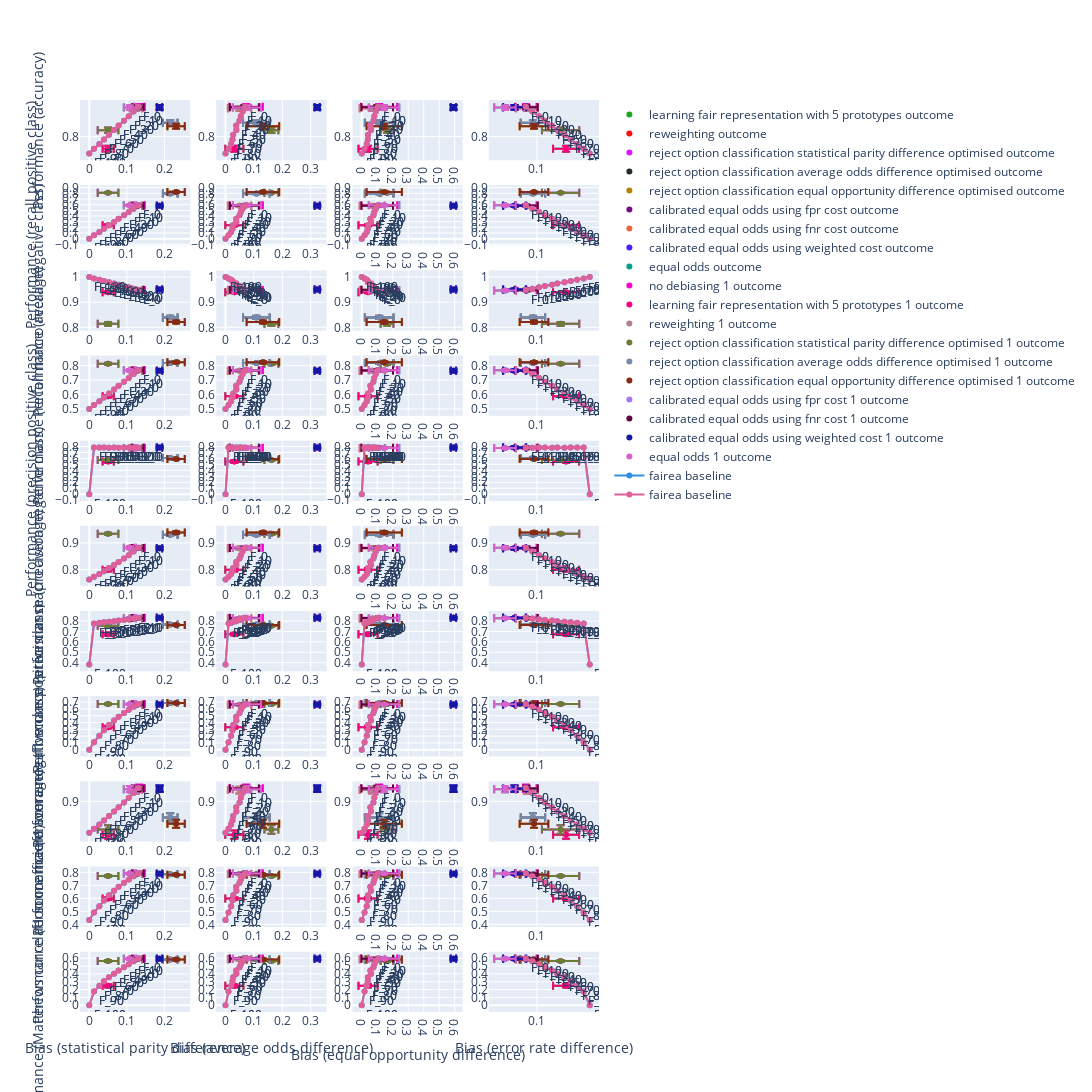

Notebook source saved alongside this figure:
### Code cell
graph_3.show_all_subplots()
